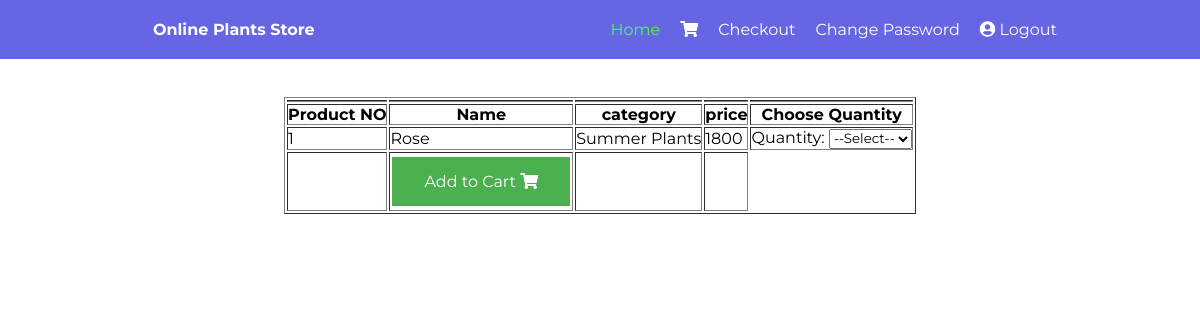
The page /customer/viewProducts.php?id=1 on the database its author committed.
### tables this page shows
CREATE TABLE `products` (
  `id` int(10) NOT NULL,
  `title` varchar(150) NOT NULL,
  `category` varchar(150) NOT NULL,
  `description` varchar(255) NOT NULL,
  `purchasing_price` int(10) NOT NULL,
  `salling_old_price` int(10) NOT NULL,
  `selling_new_price` int(10) NOT NULL,
  `qty` int(10) NOT NULL,
  `status` varchar(100) NOT NULL,
  `product_type` varchar(100) NOT NULL,
  `photo` longblob NOT NULL
);

### customer/viewProducts.php (the view, shortened to what this page needs)
<?php include '../config.php';?>
<?php
if(isset($_GET['id']))
{
 $productid=$_GET['id'];
$productid=$_SESSION["productid"];
}
include "header.php";
$result = $con->query("SELECT * FROM products where id= '$productid'");
 if($result->num_rows > 0)
 {
	$row = $result->fetch_assoc();
?>
   <form method="POST" action="ViewProducts.php">
   <?php
   $unitPrice=$row['selling_new_price'];
	 $title=$row['title'];
	 $category=$row['category'];
   ?>
   <br>
   <br>
   <center>
<table border=1>
<tr><td></td>
<td></td><td></td><td></td><td></td>
</tr>
<tr><th>Product NO</th><th>Name</th><th>category</th><th>price</th><th>Choose Quantity</th></tr>
<tr><td><?php echo $productid;  ?></td>
<td><?php echo $title;  ?></td>
<td><?php echo $category;  ?></td><td>
<?php echo $unitPrice;  ?></td><td> Quantity:
	   <select name ="qty" id="qty">
  <option value="Select" >--Select--</option>
</select>
</td></tr>
<tr><td></td><td><button class="button1" type="submit" name="done" >Add to Cart <i class="fa fa-shopping-cart"></i></button></td><td></td><td></td></tr>
</table>
 </center>
<?php
 }
?>
                </form>
</body>
</html>

### assets/mystyle.css (style rules this page uses)
* { padding: 0; margin: 0; font-family: 'Montserrat', sans-serif; }
html body { max-width: 100%; overflow-x: hidden; }
.button1 { background-color: #4CAF50; border: none; color: white; padding: 15px 32px; text-align: center; text-decoration: none; display: inline-block; font-size: 16px; margin: 4px 2px; cursor: pointer; }

### rows shown on the page
products: title "Rose", category "Summer Plants", selling_new_price "1800"

### other values the page prints
$productid "1"
